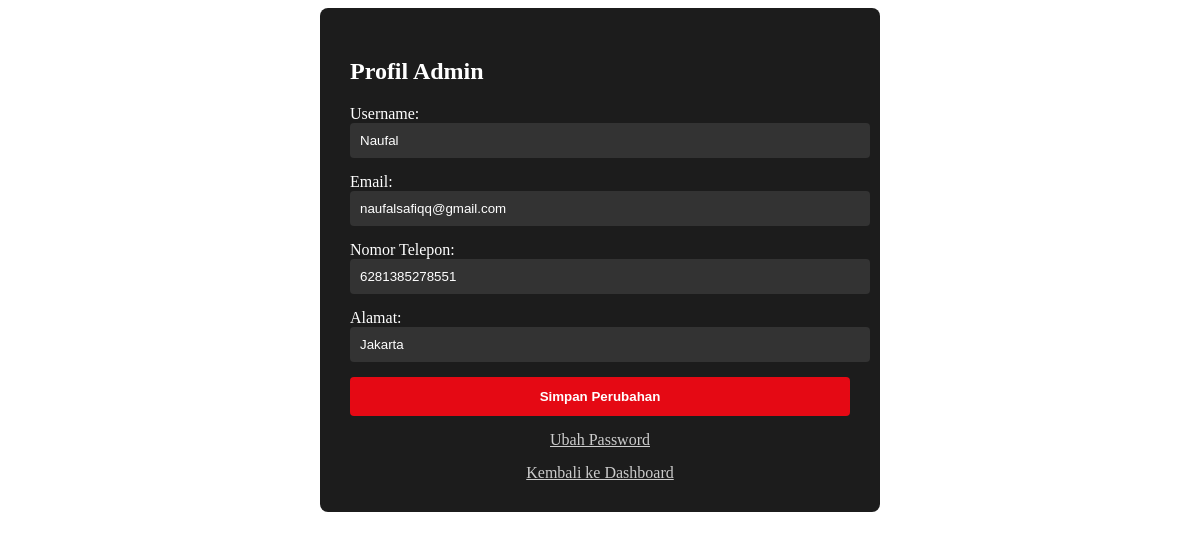
Screenshot of /admin/views/profil.php (signed in) with the database file from the repository.
### tables this page shows
CREATE TABLE `users` (
  `id` varchar(20) NOT NULL,
  `username` varchar(50) NOT NULL,
  `email` varchar(100) NOT NULL,
  `password` varchar(255) NOT NULL,
  `phone` varchar(20) DEFAULT NULL,
  `address` text,
  `role` enum('customer','admin','employee') NOT NULL DEFAULT 'customer',
  `created_at` timestamp NULL DEFAULT CURRENT_TIMESTAMP,
  `remember_token` varchar(64) DEFAULT NULL
);

### admin/views/profil.php (the view, shortened to what this page needs)
<?php
include '../../database/db.php';
$userId = $_SESSION['user']['id'];
$stmt = $conn->prepare("SELECT username, email, phone, address FROM users WHERE id = ?");
$stmt->bind_param("s", $userId);
$stmt->execute();
$stmt->bind_result($username, $email, $phone, $address);
?>
<!DOCTYPE html>
<html lang="en">
<head>
</head>
<body>
  <div class="profile-container">
    <h2>Profil Admin</h2>
    <form method="POST" action="update_profil.php">
      <label>Username:</label>
      <input type="text" value="<?= htmlspecialchars($username) ?>" readonly>
      <label>Email:</label>
      <input type="email" name="email" value="<?= htmlspecialchars($email) ?>" required>
      <label>Nomor Telepon:</label>
      <input type="text" name="phone" value="<?= htmlspecialchars($phone) ?>" required>
      <label>Alamat:</label>
      <input type="text" name="address" value="<?= htmlspecialchars($address) ?>" required>
      <button type="submit">Simpan Perubahan</button>
    </form>
    <a href="change_password.php" class="password-link"> Ubah Password</a>
    <a href="view_add_product.php"> Kembali ke Dashboard</a>
  </div>
</body>
</html>

### admin/views/profil.php (style rules this page uses)
.profile-container { max-width: 500px; margin: auto; background: #1c1c1c; padding: 30px; color: white; border-radius: 8px; }
.profile-container input { width: 100%; padding: 10px; margin-bottom: 15px; background: #333; color: white; border: none; border-radius: 4px; }
button { width: 100%; background: #e50914; color: white; padding: 12px; border: none; border-radius: 4px; font-weight: bold; }
a { display: block; margin-top: 15px; color: #ccc; text-align: center; }

### rows the page displays
users: username "Naufal", email "naufalsafiqq@gmail.com", phone "6281385278551", address "Jakarta"
